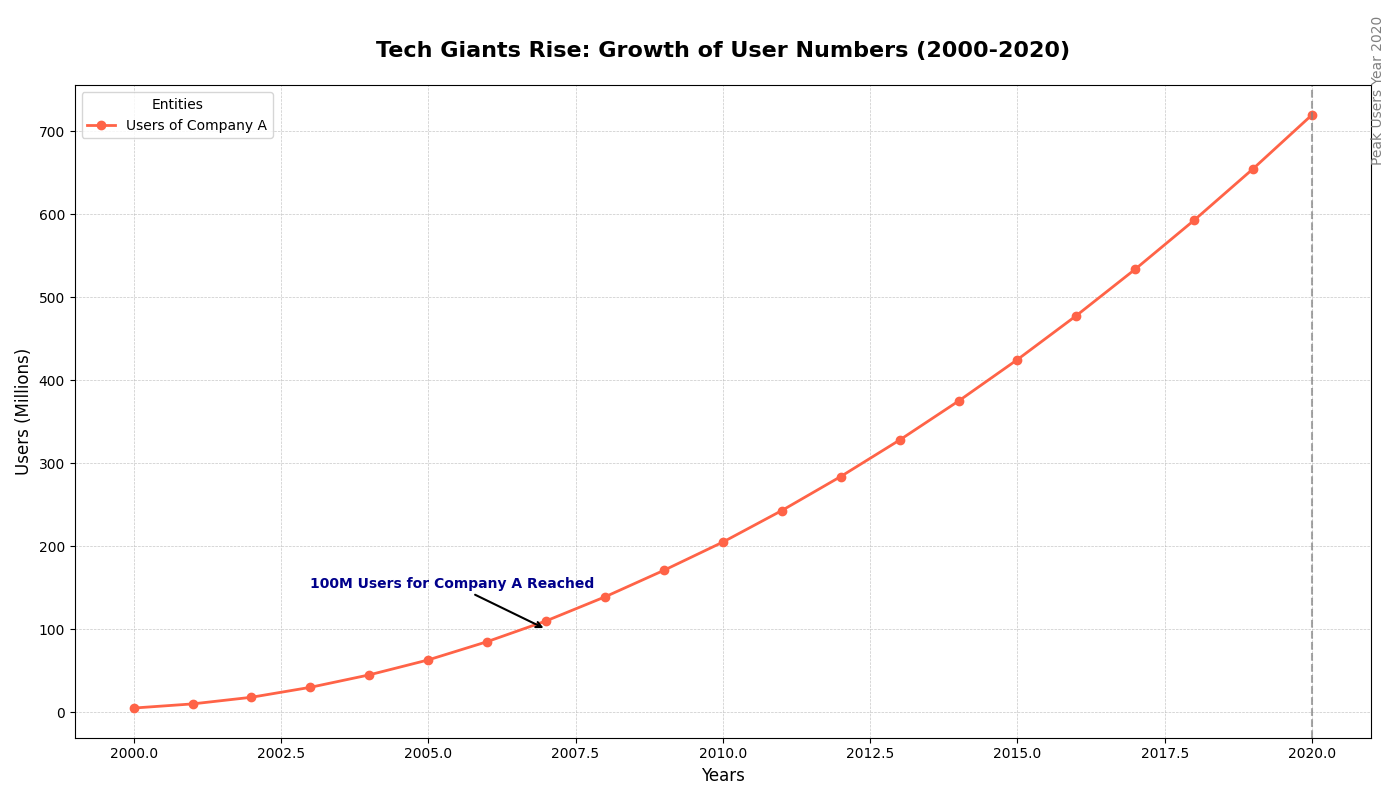

Write Python code to recreate this figure.
import matplotlib.pyplot as plt
import numpy as np

years = np.arange(2000, 2021)
company_a_users = np.array([5, 10, 18, 30, 45, 63, 85, 110, 139, 171, 205, 243, 284, 328, 375, 425, 478, 534, 593, 655, 720])

fig, ax1 = plt.subplots(figsize=(14, 8))

ax1.plot(years, company_a_users, label='Users of Company A', marker='o', linestyle='-', color='tomato', linewidth=2, markersize=6)

ax1.annotate('100M Users for Company A Reached', xy=(2007, 100), xytext=(2003, 150),
             arrowprops=dict(facecolor='black', arrowstyle='->', lw=1.5),
             fontsize=10, fontweight='bold', color='darkblue')

ax1.axvline(x=2020, color='gray', linestyle='--', linewidth=1.5, alpha=0.7)
ax1.text(2021, 750, 'Peak Users Year 2020', rotation=90, verticalalignment='center', fontsize=10, color='gray')

ax1.set_title("Tech Giants Rise: Growth of User Numbers (2000-2020)", fontsize=16, fontweight='bold', pad=20)
ax1.set_xlabel("Years", fontsize=12)
ax1.set_ylabel("Users (Millions)", fontsize=12)

ax1.legend(loc='upper left', fontsize=10, title="Entities", frameon=True)
ax1.grid(True, which='major', linestyle='--', linewidth=0.5, alpha=0.7)

plt.tight_layout()
plt.show()
